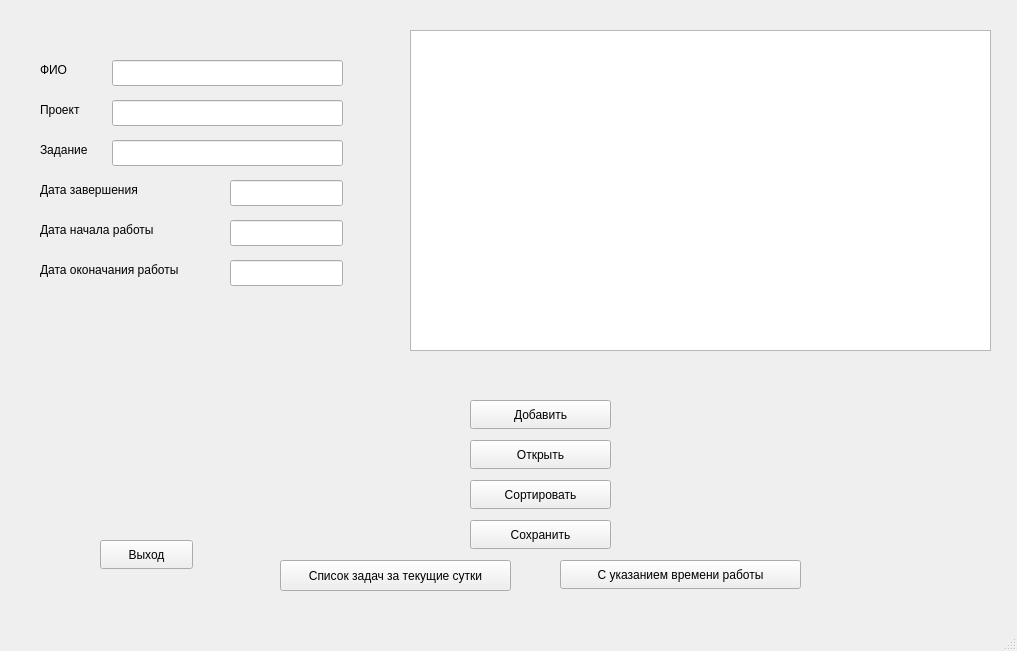
<?xml version="1.0" encoding="UTF-8"?>
<ui version="4.0">
 <class>MainWindow</class>
 <widget class="QMainWindow" name="MainWindow">
  <property name="geometry">
   <rect>
    <x>0</x>
    <y>0</y>
    <width>1017</width>
    <height>651</height>
   </rect>
  </property>
  <property name="windowTitle">
   <string>MainWindow</string>
  </property>
  <widget class="QWidget" name="centralwidget">
   <widget class="QTextEdit" name="textEdit">
    <property name="geometry">
     <rect>
      <x>410</x>
      <y>30</y>
      <width>581</width>
      <height>321</height>
     </rect>
    </property>
   </widget>
   <widget class="QPushButton" name="AddButton">
    <property name="geometry">
     <rect>
      <x>470</x>
      <y>400</y>
      <width>141</width>
      <height>29</height>
     </rect>
    </property>
    <property name="text">
     <string>Добавить</string>
    </property>
   </widget>
   <widget class="QPushButton" name="OpenButton">
    <property name="geometry">
     <rect>
      <x>470</x>
      <y>440</y>
      <width>141</width>
      <height>29</height>
     </rect>
    </property>
    <property name="text">
     <string>Открыть</string>
    </property>
   </widget>
   <widget class="QPushButton" name="SortButton">
    <property name="geometry">
     <rect>
      <x>470</x>
      <y>480</y>
      <width>141</width>
      <height>29</height>
     </rect>
    </property>
    <property name="text">
     <string>Сортировать</string>
    </property>
   </widget>
   <widget class="QPushButton" name="SaveButton">
    <property name="geometry">
     <rect>
      <x>470</x>
      <y>520</y>
      <width>141</width>
      <height>29</height>
     </rect>
    </property>
    <property name="text">
     <string>Сохранить</string>
    </property>
   </widget>
   <widget class="QPushButton" name="SearchButton1">
    <property name="geometry">
     <rect>
      <x>280</x>
      <y>560</y>
      <width>231</width>
      <height>31</height>
     </rect>
    </property>
    <property name="text">
     <string>Список задач за текущие сутки</string>
    </property>
   </widget>
   <widget class="QPushButton" name="ExtitButton">
    <property name="geometry">
     <rect>
      <x>100</x>
      <y>540</y>
      <width>93</width>
      <height>29</height>
     </rect>
    </property>
    <property name="text">
     <string>Выход</string>
    </property>
   </widget>
   <widget class="QPushButton" name="pushButton">
    <property name="geometry">
     <rect>
      <x>560</x>
      <y>560</y>
      <width>241</width>
      <height>29</height>
     </rect>
    </property>
    <property name="text">
     <string>С указанием времени работы</string>
    </property>
   </widget>
   <widget class="QLineEdit" name="fioLine">
    <property name="geometry">
     <rect>
      <x>112</x>
      <y>60</y>
      <width>231</width>
      <height>26</height>
     </rect>
    </property>
   </widget>
   <widget class="QLineEdit" name="projectLine">
    <property name="geometry">
     <rect>
      <x>112</x>
      <y>100</y>
      <width>231</width>
      <height>26</height>
     </rect>
    </property>
   </widget>
   <widget class="QLineEdit" name="taskLine">
    <property name="geometry">
     <rect>
      <x>112</x>
      <y>140</y>
      <width>231</width>
      <height>26</height>
     </rect>
    </property>
   </widget>
   <widget class="QLineEdit" name="deadlineLine">
    <property name="geometry">
     <rect>
      <x>230</x>
      <y>180</y>
      <width>113</width>
      <height>26</height>
     </rect>
    </property>
   </widget>
   <widget class="QLineEdit" name="startDateLine">
    <property name="geometry">
     <rect>
      <x>230</x>
      <y>220</y>
      <width>113</width>
      <height>26</height>
     </rect>
    </property>
   </widget>
   <widget class="QLineEdit" name="endDateLine">
    <property name="geometry">
     <rect>
      <x>230</x>
      <y>260</y>
      <width>113</width>
      <height>26</height>
     </rect>
    </property>
   </widget>
   <widget class="QLabel" name="label">
    <property name="geometry">
     <rect>
      <x>40</x>
      <y>60</y>
      <width>63</width>
      <height>20</height>
     </rect>
    </property>
    <property name="text">
     <string>ФИО</string>
    </property>
   </widget>
   <widget class="QLabel" name="label_2">
    <property name="geometry">
     <rect>
      <x>40</x>
      <y>100</y>
      <width>63</width>
      <height>20</height>
     </rect>
    </property>
    <property name="text">
     <string>Проект</string>
    </property>
   </widget>
   <widget class="QLabel" name="label_3">
    <property name="geometry">
     <rect>
      <x>40</x>
      <y>140</y>
      <width>63</width>
      <height>20</height>
     </rect>
    </property>
    <property name="text">
     <string>Задание</string>
    </property>
   </widget>
   <widget class="QLabel" name="label_4">
    <property name="geometry">
     <rect>
      <x>40</x>
      <y>180</y>
      <width>131</width>
      <height>20</height>
     </rect>
    </property>
    <property name="text">
     <string>Дата завершения</string>
    </property>
   </widget>
   <widget class="QLabel" name="label_5">
    <property name="geometry">
     <rect>
      <x>40</x>
      <y>220</y>
      <width>151</width>
      <height>20</height>
     </rect>
    </property>
    <property name="text">
     <string>Дата начала работы</string>
    </property>
   </widget>
   <widget class="QLabel" name="label_6">
    <property name="geometry">
     <rect>
      <x>40</x>
      <y>260</y>
      <width>181</width>
      <height>20</height>
     </rect>
    </property>
    <property name="text">
     <string>Дата оконачания работы</string>
    </property>
   </widget>
  </widget>
  <widget class="QMenuBar" name="menubar">
   <property name="geometry">
    <rect>
     <x>0</x>
     <y>0</y>
     <width>1017</width>
     <height>26</height>
    </rect>
   </property>
  </widget>
  <widget class="QStatusBar" name="statusbar"/>
 </widget>
 <resources/>
 <connections/>
 <slots>
  <slot>slot1()</slot>
 </slots>
</ui>
